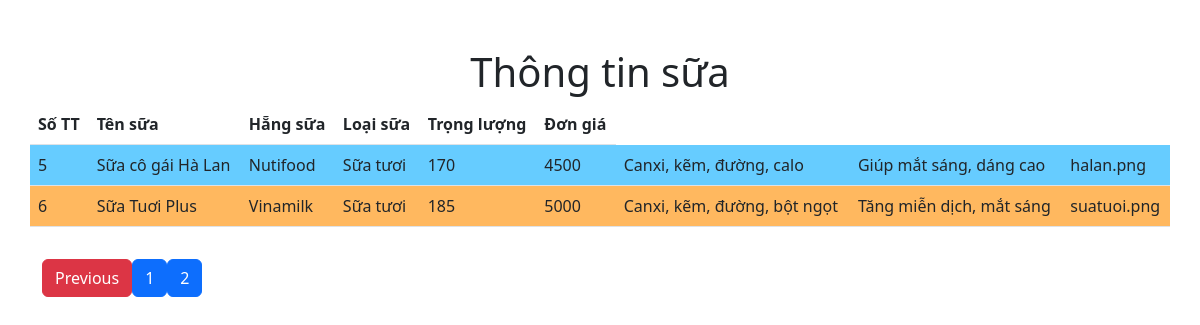
/HienThiTuDatabase/thong_tin_sua.php?page=3, run on the app's committed database.
### tables this page shows
CREATE TABLE `thong_tin_sua` (
  `ID` int(11) NOT NULL,
  `TenSua` varchar(100) NOT NULL,
  `HangSua` varchar(10) NOT NULL,
  `LoaiSua` varchar(50) NOT NULL,
  `TrongLuong` int(11) NOT NULL,
  `DonGia` int(11) NOT NULL,
  `TPDD` varchar(255) NOT NULL,
  `LoiIch` varchar(255) NOT NULL,
  `HinhAnh` varchar(255) NOT NULL
);

CREATE TABLE `hang_sua` (
  `MaHS` varchar(10) NOT NULL,
  `TenHS` varchar(100) NOT NULL,
  `DiaChi` varchar(200) NOT NULL,
  `DienThoai` varchar(11) NOT NULL,
  `Email` varchar(50) NOT NULL
);

CREATE TABLE `loai_sua` (
  `MaLoaiSua` varchar(10) NOT NULL,
  `TenLoaiSua` varchar(50) NOT NULL
);

### HienThiTuDatabase/phantrang.php (called while the page is built)
<?php
if (isset($_GET['page'])) {
    $page = $_GET['page'];
} else {
    $page = 1;
}
$num_per_page = 02;
$start_from = ($page - 1) * 02;

### HienThiTuDatabase/thong_tin_sua.php (the view, shortened to what this page needs)
<?php
require_once './db.php';
require_once './phantrang.php';
$query = "SELECT tths.ID, tths.TenSua, hs.TenHS, ls.TenLoaiSua, tths.TrongLuong, tths.DonGia, tths.TPDD, tths.LoiIch, tths.HinhAnh FROM hang_sua as hs, thong_tin_sua as tths, loai_sua as ls Where hs.MaHS = tths.HangSua and ls.MaLoaiSua = tths.LoaiSua limit $start_from,$num_per_page";
$result = mysqli_query($conn, $query);
?>
<!DOCTYPE html>
<html lang="en">
<head>
    <link href="https://cdn.jsdelivr.net/npm/bootstrap@5.2.1/dist/css/bootstrap.min.css" rel="stylesheet">
</head>
<body>
    <div class='container mt-5'>
        <div class='row justify-content-center'>
            <h1 class="text-center">Thông tin sữa</h1>
            <table class="table">
                <thead>
                    <tr>
                        <th>Số TT</th>
                        <th>Tên sữa</th>
                        <th>Hẵng sữa</th>
                        <th>Loại sữa</th>
                        <th>Trọng lượng</th>
                        <th>Đơn giá</th>
                    </tr>
                </thead>
                <tbody>
                    <?php
                    $style = array('even', 'odd');
                    if ($result->num_rows > 0) {
                        $index = 1;
                        while ($row = mysqli_fetch_assoc($result)) {
                            echo
                            "<tr class=" . $style[$index % 2] . ">
                                <td>" . $row['ID'] . "</td>
                                <td>" . $row['TenSua'] . "</td>
                                <td>" . $row['TenHS'] . "</td>
                                <td>" . $row['TenLoaiSua'] . "</td>
                                <td>" . $row['TrongLuong'] . "</td>
                                <td>" . $row['DonGia'] . "</td>
                                <td>" . $row['TPDD'] . "</td>
                                <td>" . $row['LoiIch'] . "</td>
                                <td>" . $row['HinhAnh'] . "</td>
                            </tr>";
                            $index++;
                        }
                    }
                    ?>
                </tbody>
            </table>
            <div class="container mt-3">
                <?php
                $pr_query = "SELECT tths.ID, tths.TenSua, hs.TenHS, ls.TenLoaiSua, tths.TrongLuong, tths.DonGia, tths.TPDD, tths.LoiIch, tths.HinhAnh FROM hang_sua as hs, thong_tin_sua as tths, loai_sua as ls Where hs.MaHS = tths.HangSua and ls.MaLoaiSua = tths.LoaiSua";
                $pr_result = mysqli_query($conn, $pr_query);
                $total_record = mysqli_num_rows($pr_result);
                $total_page = ceil($total_record / $num_per_page);
                if ($page > 1) {
                    echo "<a href='thong_tin_sua.php?page=" . ($page - 1) . "' class='btn btn-danger'>Previous</a>";
                }
                for ($i = 1; $i < $total_page; $i++) {
                    echo "<a href='thong_tin_sua.php?page=" . $i . "' class='btn btn-primary'>$i</a>";
                }
                ?>
            </div>
        </div>
    </div>
</body>
</html>

### HienThiTuDatabase/thong_tin_sua.php (style rules this page uses)
.even { background-color: #FFB85F !important; }
.odd { background-color: #66CCFF !important; }

### data on the page
thong_tin_sua: ID "5", TenSua "Sữa cô gái Hà Lan", HangSua.TenHS "Nutifood", LoaiSua.TenLoaiSua "Sữa tươi", TrongLuong "170", DonGia "4500", TPDD "Canxi, kẽm, đường, calo", LoiIch "Giúp mắt sáng, dáng cao", HinhAnh "halan.png"
thong_tin_sua: ID "6", TenSua "Sữa Tuơi Plus", HangSua.TenHS "Vinamilk", LoaiSua.TenLoaiSua "Sữa tươi", TrongLuong "185", DonGia "5000", TPDD "Canxi, kẽm, đường, bột ngọt", LoiIch "Tăng miễn dịch, mắt sáng", HinhAnh "suatuoi.png"
